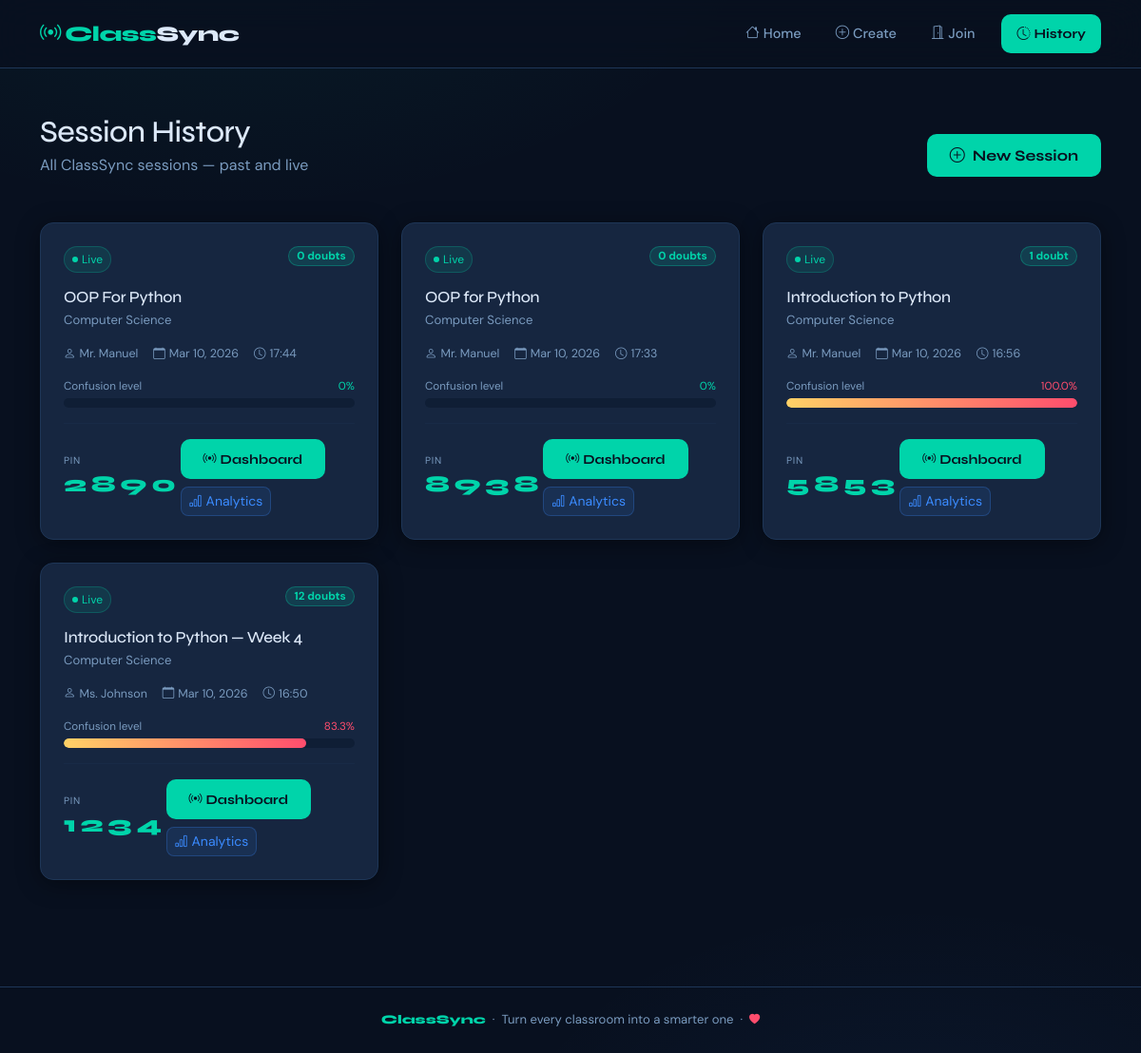
Before: /history/ with the older database file.
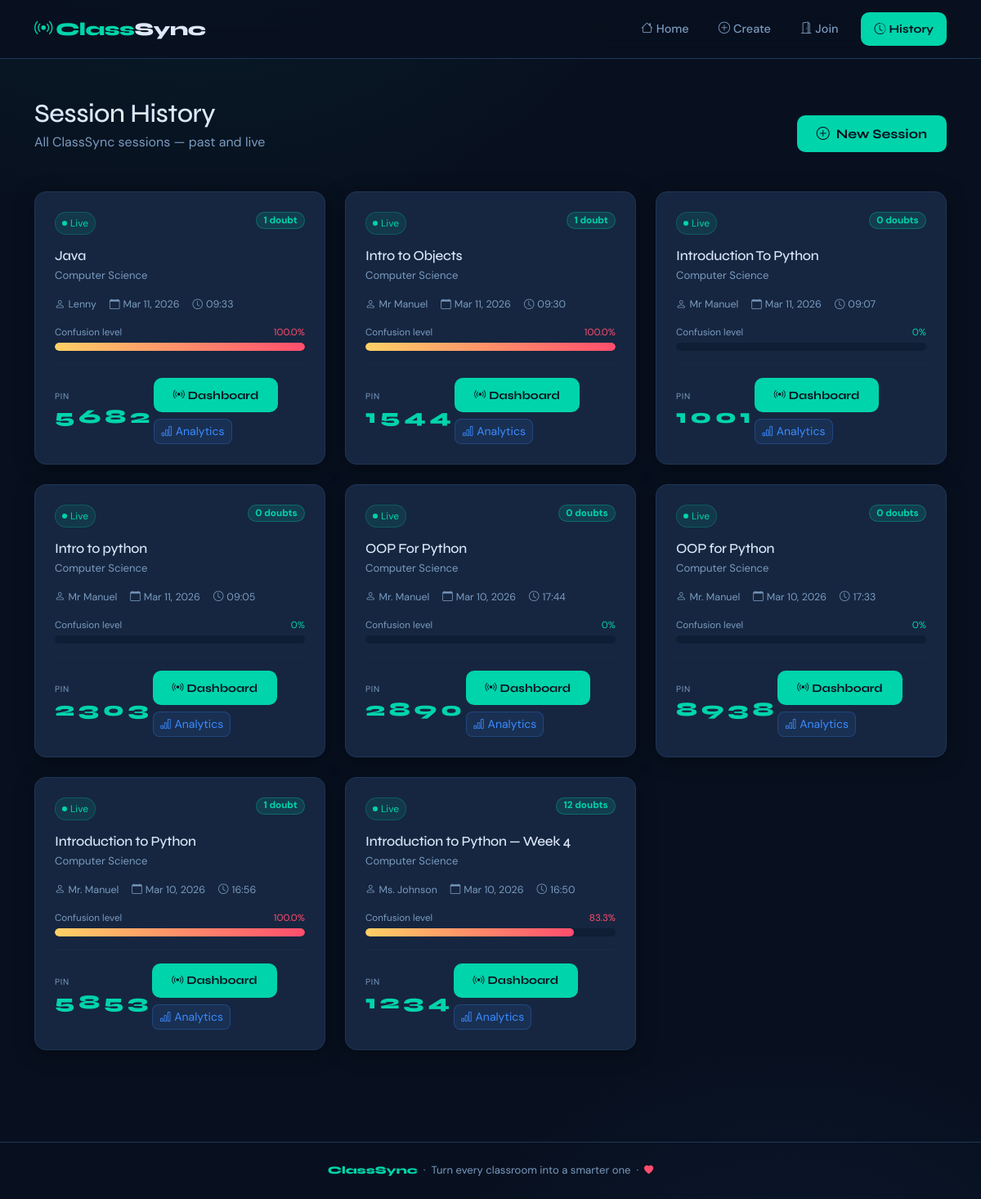
After: the same page with the newer database file.
### classsync/models.py (models this page shows, shortened)
class Session(models.Model):
    title        = models.CharField(max_length=200)
    subject      = models.CharField(max_length=100)
    pin          = models.CharField(max_length=4, unique=True, default=generate_pin)
    teacher_name = models.CharField(max_length=100)
    is_active    = models.BooleanField(default=True)
    created_at   = models.DateTimeField(auto_now_add=True)
    class Meta:
        ordering = ['-created_at']
    def confusion_score(self):
        total = self.doubts.count()
        if not total:
            return 0
        unanswered = self.doubts.filter(is_answered=False).count()
        return round((unanswered / total) * 100, 1)

### classsync/views.py (the view)
# urls.py: path('history/',                      views.session_history,   name='session_history'),
def session_history(request):
    sessions = Session.objects.all().order_by('-created_at')
    return render(request, 'classsync/history.html', {'sessions': sessions})

### classsync/templates/classsync/history.html (shortened to what this page needs)
{% extends 'classsync/base.html' %}
{% block content %}
<div class="container py-5">
  <div class="d-flex align-items-end justify-content-between flex-wrap gap-3 mb-5 fade-in-up">
    <div>
      <h2 style="font-size:2rem; letter-spacing:-0.5px; margin-bottom:0.25rem;">Session History</h2>
      <p style="color:var(--cs-muted); margin:0;">All ClassSync sessions — past and live</p>
    </div>
    <a href="{% url 'create_session' %}" class="btn-teal btn">
      <i class="bi bi-plus-circle me-2"></i>New Session
    </a>
  </div>
  {% if sessions %}
  <div class="row g-4">
    {% for session in sessions %}
    <div class="col-md-6 col-lg-4 fade-in-up" style="animation-delay:{{ forloop.counter0 }}00ms;">
      <div class="cs-card p-4 h-100 history-card">
        <div class="d-flex justify-content-between align-items-start mb-3">
          {% if session.is_active %}
          <span class="rounded-pill px-2 py-1 d-inline-flex align-items-center"
                style="background:rgba(0,212,170,0.1); color:var(--cs-teal);
                       border:1px solid rgba(0,212,170,0.22); font-size:0.75rem;">
            <span class="live-dot" style="width:6px;height:6px;margin-right:4px;"></span>Live
          </span>
          {% else %}
          <span class="rounded-pill px-2 py-1"
                style="background:rgba(122,155,191,0.1); color:var(--cs-muted);
                       border:1px solid rgba(122,155,191,0.2); font-size:0.75rem;">
            <i class="bi bi-archive me-1"></i>Ended
          </span>
          {% endif %}
          <span class="badge-vote badge" style="font-size:0.73rem;">
            {{ session.doubts.count }} doubt{{ session.doubts.count|pluralize }}
          </span>
        </div>
        <h5 class="mb-1" style="font-size:1.05rem; letter-spacing:-0.3px;">{{ session.title }}</h5>
        <div style="font-size:0.82rem; color:var(--cs-muted); margin-bottom:1rem;">{{ session.subject }}</div>
        <div class="d-flex flex-wrap gap-3 mb-3" style="font-size:0.78rem; color:var(--cs-muted);">
          <span><i class="bi bi-person me-1"></i>{{ session.teacher_name }}</span>
          <span><i class="bi bi-calendar me-1"></i>{{ session.created_at|date:"M d, Y" }}</span>
          <span><i class="bi bi-clock me-1"></i>{{ session.created_at|time:"H:i" }}</span>
        </div>
        <div class="mb-3">
          <div class="d-flex justify-content-between mb-1" style="font-size:0.73rem; color:var(--cs-muted);">
            <span>Confusion level</span>
            <span style="color:{% if session.confusion_score > 60 %}var(--cs-red){% elif session.confusion_score > 35 %}var(--cs-yellow){% else %}var(--cs-teal){% endif %};">
              {{ session.confusion_score }}%
            </span>
          </div>
          <div class="confusion-bar">
            <div class="progress">
              <div class="progress-bar" role="progressbar"
                   style="width:{{ session.confusion_score }}%;
                          background:{% if session.confusion_score > 60 %}linear-gradient(90deg,var(--cs-yellow),var(--cs-red)){% else %}var(--cs-teal){% endif %};">
              </div>
            </div>
          </div>
        </div>
        <hr style="border-color:var(--cs-border); margin:1rem 0;">
        <div class="d-flex align-items-center justify-content-between">
          <div>
            <div style="font-size:0.65rem; color:var(--cs-muted); text-transform:uppercase; letter-spacing:0.08em;">PIN</div>
            <div style="font-family:var(--cs-font-head); font-size:1.5rem; font-weight:800;
                        color:var(--cs-teal); letter-spacing:0.2em;">
              {{ session.pin }}
            </div>
          </div>
          <div class="d-flex gap-2 flex-wrap">
            {% if session.is_active %}
            <a href="{% url 'teacher_dashboard' session.pin %}" class="btn-teal btn btn-sm">
              <i class="bi bi-broadcast me-1"></i>Dashboard
            </a>
            {% endif %}
            <a href="{% url 'session_analytics' session.pin %}"
               class="btn btn-sm"
               style="background:rgba(59,139,255,0.1); color:var(--cs-blue);
                      border:1px solid rgba(59,139,255,0.25); border-radius:8px;">
              <i class="bi bi-bar-chart me-1"></i>Analytics
            </a>
          </div>
        </div>
      </div>
    </div>
    {% endfor %}
  </div>
  {% endif %}
</div>
{% endblock %}

### classsync/templates/classsync/base.html (shortened to what this page needs)
<!DOCTYPE html>
<html lang="en" data-bs-theme="dark">
<head>
  <link href="https://cdn.jsdelivr.net/npm/bootstrap@5.3.2/dist/css/bootstrap.min.css" rel="stylesheet" />
  <link href="https://cdn.jsdelivr.net/npm/bootstrap-icons@1.11.3/font/bootstrap-icons.min.css" rel="stylesheet" />
</head>
<body>
  <nav class="navbar navbar-expand-lg cs-navbar sticky-top">
    <div class="container">
      <a class="navbar-brand" href="{% url 'home' %}">
        <i class="bi bi-broadcast me-1"></i>Class<span>Sync</span>
      </a>
      <div class="collapse navbar-collapse" id="navMenu">
        <ul class="navbar-nav ms-auto align-items-lg-center gap-lg-1">
          <li class="nav-item">
            <a class="nav-link px-3" href="{% url 'home' %}">
              <i class="bi bi-house me-1"></i>Home
            </a>
          </li>
          <li class="nav-item">
            <a class="nav-link px-3" href="{% url 'create_session' %}">
              <i class="bi bi-plus-circle me-1"></i>Create
            </a>
          </li>
          <li class="nav-item">
            <a class="nav-link px-3" href="{% url 'join_session' %}">
              <i class="bi bi-door-open me-1"></i>Join
            </a>
          </li>
          <li class="nav-item ms-lg-2 mt-2 mt-lg-0">
            <a class="btn-teal btn btn-sm px-3" href="{% url 'session_history' %}">
              <i class="bi bi-clock-history me-1"></i>History
            </a>
          </li>
        </ul>
      </div>
    </div>
  </nav>
  <main>{% block content %}{% endblock %}</main>
  <footer class="text-center">
    <div class="container">
      <span style="font-family:var(--cs-font-head); font-weight:800; color:var(--cs-teal);">ClassSync</span>
      &nbsp;·&nbsp; Turn every classroom into a smarter one &nbsp;·&nbsp;
      <i class="bi bi-heart-fill" style="color:var(--cs-red); font-size:0.7rem;"></i>
    </div>
  </footer>
</body>
</html>

### classsync/templates/classsync/base.html (style rules this page uses)
:root { --cs-navy: #08101f; --cs-surface: #0f1e35; --cs-card: #162640; --cs-border: #1e3657; --cs-teal: #00d4aa; --cs-teal-dim: #00a882; --cs-blue: #3b8bff; --cs-red: #ff4d6d; --cs-yellow: #ffd166; --cs-text: #dce8f8; --cs-muted: #7a9bbf; --cs-font-head: 'Syne', sans-serif; --cs-font-body: 'DM Sans', sans-serif; --cs-radius: 14px; --cs-shadow: 0 4px 24px rgba(0,0,0,0.4); }
*, *::before, *::after { box-sizing: border-box; }
html { scroll-behavior: smooth; }
body { background: var(--cs-navy); color: var(--cs-text); font-family: var(--cs-font-body); font-weight: 400; min-height: 100vh; background-image: radial-gradient(ellipse 80% 50% at 20% -10%, rgba(0,212,170,0.07) 0%, transparent 60%), radial-gradient(ellipse 60% 40% at 80% 110%, rgba(59,139,255,0.06) 0%, transparent 60%); }
h1, h2, h3, h4, h5, h6, .font-head { font-family: var(--cs-font-head); }
.cs-navbar { background: rgba(8,16,31,0.88); backdrop-filter: blur(18px); -webkit-backdrop-filter: blur(18px); border-bottom: 1px solid var(--cs-border); padding: 0.85rem 0; }
.cs-navbar .navbar-brand { font-family: var(--cs-font-head); font-size: 1.4rem; font-weight: 800; color: var(--cs-teal) !important; letter-spacing: -0.5px; text-decoration: none; }
.cs-navbar .navbar-brand span { color: var(--cs-text); }
.cs-navbar .nav-link { color: var(--cs-muted) !important; font-size: 0.9rem; font-weight: 500; transition: color 0.2s; text-decoration: none; }
.live-dot { display: inline-block; width: 8px; height: 8px; background: var(--cs-teal); border-radius: 50%; margin-right: 5px; animation: pulse-dot 1.6s infinite; }
.cs-card { background: var(--cs-card); border: 1px solid var(--cs-border); border-radius: var(--cs-radius); box-shadow: var(--cs-shadow); }
.btn-teal { background: var(--cs-teal); color: var(--cs-navy); font-family: var(--cs-font-head); font-weight: 700; border: none; border-radius: 10px; padding: 0.65rem 1.5rem; transition: background 0.2s, transform 0.15s, box-shadow 0.2s; cursor: pointer; text-decoration: none; display: inline-block; }
.badge-vote { background: rgba(0,212,170,0.14); color: var(--cs-teal); border: 1px solid rgba(0,212,170,0.3); font-size: 0.82rem; font-weight: 700; padding: 0.3em 0.7em; border-radius: 20px; white-space: nowrap; }
.confusion-bar .progress { background: var(--cs-surface); border-radius: 20px; height: 10px; }
.confusion-bar .progress-bar { border-radius: 20px; transition: width 0.8s ease, background 0.5s; }
.fade-in-up { animation: fadeInUp 0.55s ease both; }
footer { border-top: 1px solid var(--cs-border); color: var(--cs-muted); font-size: 0.82rem; padding: 1.5rem 0; margin-top: 4rem; }

### classsync/templates/classsync/history.html (style rules this page uses)
.history-card { transition: border-color 0.2s, transform 0.2s; }

Changed rows visible on the page:
added Session: is_active True (drawn), doubts.count "1", title "Java", subject "Computer Science", teacher_name "Lenny", created_at "Mar 11, 2026", created_at "09:33", confusion_score "100.0", pin "5682"
added Session: is_active True (drawn), doubts.count "1", title "Intro to Objects", subject "Computer Science", teacher_name "Mr Manuel", created_at "Mar 11, 2026", created_at "09:30", confusion_score "100.0", pin "1544"
added Session: is_active True (drawn), doubts.count "0", title "Introduction To Python", subject "Computer Science", teacher_name "Mr Manuel", created_at "Mar 11, 2026", created_at "09:07", confusion_score "0", pin "1001"
added Session: is_active True (drawn), doubts.count "0", title "Intro to python", subject "Computer Science", teacher_name "Mr Manuel", created_at "Mar 11, 2026", created_at "09:05", confusion_score "0", pin "2303"
